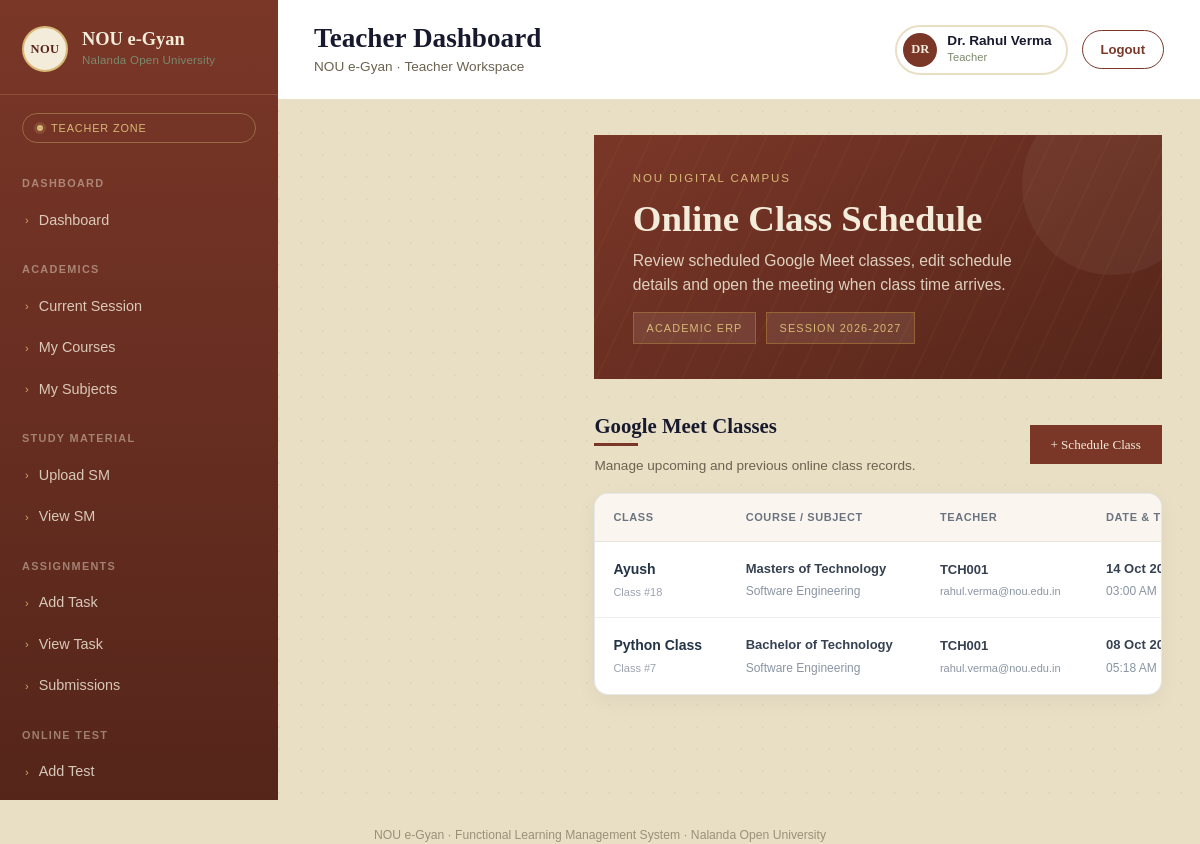
/teacher/classes/ (signed in), run on the app's committed database.
### myapp/models.py (models this page shows, shortened)
class AddTeacher(models.Model):
    user=models.OneToOneField(
        User,
        on_delete=models.CASCADE,
        related_name="Teacher"
    )
    id=models.IntegerField(primary_key=True,auto_created=True)
    employee_id=models.CharField(max_length=20,blank=None,null=True)
    teacher_name=models.CharField(max_length=50)
    email=models.EmailField(max_length=50,blank=None,null=True)
    mobile=models.CharField(max_length=13,blank=None,null=True)
    department=models.CharField(max_length=50,blank=None,null=True)
    designation=models.CharField(max_length=50,blank=None,null=True)
    username=models.CharField(max_length=50,blank=None,null=True)
    password=models.CharField(max_length=50,blank=None,null=True)
    status=models.CharField(max_length=20,blank=None,null=True)
    Dor=models.DateTimeField(null=True)
    Dou=models.DateTimeField(null=True)
    Dod=models.DateTimeField(null=True)

class GoogleMeeting(models.Model):
    class_title = models.CharField(max_length=200)
    course = models.CharField(max_length=100)
    subject = models.CharField(max_length=100)
    teacher = models.ForeignKey(
        User,
        on_delete=models.CASCADE
    )
    class_date = models.DateField()
    class_time = models.TimeField()
    duration = models.IntegerField()
    agenda = models.TextField(blank=True,null=True)
    meeting_url = models.URLField(blank=True,null=True)
    google_space_name = models.CharField(max_length=255,blank=True,null=True)
    status = models.CharField(max_length=20,default="scheduled")
    created_at = models.DateTimeField(auto_now_add=True)

### myapp/google_meet.py (the view)
# urls.py: path("teacher/classes/", views.teacher_meetings, name="teacher_classes"),
@login_required
def teacher_meetings(request):
    if not (request.user.is_superuser or hasattr(request.user, "Teacher")):
        return HttpResponseForbidden("Only teachers and superadmin can view this page.")
    meetings = GoogleMeeting.objects.all() if request.user.is_superuser else GoogleMeeting.objects.filter(teacher=request.user)
    meetings = _refresh_meeting_statuses(meetings)
    template = "superadmin/meeting_list.html" if request.user.is_superuser else "teacher/meeting_list.html"
    return render(request, template, {"meetings": meetings.order_by("-class_date", "-class_time")})

### myapp/google_meet.py (called while the page is built, shortened)
def _refresh_meeting_statuses(queryset):
    now = timezone.now()
    return queryset

### myapp/templates/teacher/meeting_list.html (shortened to what this page needs)
{% extends "teacher/base.html" %}
{% block content %}
<div class="main-content">
  <div class="hero">
    <div class="hero-top">
      <div>
        <div class="eyebrow">NOU DIGITAL CAMPUS</div>
        <h1>Online Class Schedule</h1>
        <div class="sub">Review scheduled Google Meet classes, edit schedule details and open the meeting when class time arrives.</div>
      </div>
      <div class="hero-badges">
        <div class="hero-badge">ACADEMIC ERP</div>
        <div class="hero-badge">SESSION 2026-2027</div>
      </div>
    </div>
  </div>
  <div class="list-head">
    <div>
      <h2>Google Meet Classes</h2>
      <div class="title-rule"></div>
      <div style="font-size:0.85rem;color:#6b6350;margin-top:0.6rem;">Manage upcoming and previous online class records.</div>
    </div>
    <button class="btn-add">+ Schedule Class</button>
  </div>
    <div class="meet-card">
        <div class="meet-table-wrapper">
            <table class="meet-table">
                <thead>
                    <tr>
                        <th>
                            Class
                        </th>
                        <th>
                            Course / Subject
                        </th>
                        <th>
                            Teacher
                        </th>
                        <th>
                            Date & Time
                        </th>
                    </tr>
                </thead>
                <tbody>
                    {% for meeting in meetings %}
                    <tr>
                        <td>
                            <span class="class-title">
                                {{ meeting.class_title }}
                            </span>
                            <span class="class-number">
                                Class #{{ meeting.id }}
                            </span>
                        </td>
                        <td>
                            <span class="course-name">
                                {{ meeting.course }}
                            </span>
                            <span class="subject-name">
                                {{ meeting.subject }}
                            </span>
                        </td>
                        <td>
                            <span class="teacher-name">
                                {% if meeting.teacher.get_full_name %}
                                    {{ meeting.teacher.get_full_name }}
                                {% else %}
                                    {{ meeting.teacher.username }}
                                {% endif %}
                            </span>
                            {% if meeting.teacher.email %}
                            <span class="teacher-email">
                                {{ meeting.teacher.email }}
                            </span>
                            {% endif %}
                        </td>
                        <td>
                            <span class="meeting-date">
                                {{ meeting.class_date|date:"d M Y" }}
                            </span>
                            <span class="meeting-time">
                                {{ meeting.class_time|time:"h:i A" }}
                            </span>
                        </td>
                    </tr>
                    {% endfor %}
                </tbody>
            </table>
        </div>
    </div>
</div>
</div>
</div>{% endblock content %}

### myapp/templates/teacher/includes/navbar.html (shortened to what this page needs)
<header class="topbar">
  <div style="display: flex; align-items: center; gap: 14px">
    <div>
      <h1 class="page-title">Teacher Dashboard</h1>
      <div class="page-sub">NOU e-Gyan · Teacher Workspace</div>
    </div>
  </div>
  <div class="topbar-right">
    <div class="profile-chip">
      <div class="profile-avatar">{{ request.user.Teacher.teacher_name|slice:":2"|upper }}</div>
      <div>
        <div class="profile-name">{{ request.user.Teacher.teacher_name }}</div>
        <div class="profile-role">Teacher</div>
      </div>
    </div>
    <a href="{% url "logout" %}"><button class="logout-btn">Logout</button></a>
  </div>
</header>

### myapp/static/css/teacher.css (style rules this page uses)
:root { --ink: #171A2E; --ink-soft: #262B48; --brick: #2E4A34; --brick-deep: #1D3323; --parchment: #F3ECDA; --parchment-2:#E9DFC5; --brass: #B8863B; --brass-soft: #D8B876; --sage: #8A9B7C; --ink-text: #2A2418; --font-display: 'Cinzel', serif; --font-body: 'Work Sans', sans-serif; --sidebar-w: 278px; --ok: #4F7A5C; --warn: #B8863B; padding-top: env(safe-area-inset-top, 0px); padding-bottom: env(safe-area-inset-bottom, 0px); }
* { box-sizing: border-box; }
html,body { height:100%; }
body { margin:0; font-family: var(--font-body); background: var(--parchment); color: var(--ink-text); -webkit-font-smoothing: antialiased; }
a { text-decoration:none; color:inherit; }
button { font-family: inherit; }
.topbar { display:flex; align-items:center; justify-content:space-between; gap:20px; padding: 22px clamp(20px, 3vw, 44px); border-bottom: 1px solid var(--parchment-2); background: #fff; position: sticky; top:0; z-index:5; padding-top: calc(22px + env(safe-area-inset-top, 0px)); }
.page-title { font-family: var(--font-display); font-weight:600; font-size: clamp(1.35rem, 2.4vw, 1.7rem); color: var(--ink); margin:0; }
.page-sub { font-size:0.85rem; color: #6B6250; margin-top:2px; }
.topbar-right { display:flex; align-items:center; gap:14px; }
.profile-chip { display:flex; align-items:center; gap:10px; padding: 6px 14px 6px 6px; border: 2px solid var(--parchment-2); border-radius: 999px; }
.profile-avatar { width:34px; height:34px; border-radius:50%; background: var(--brick); color: var(--parchment); display:flex; align-items:center; justify-content:center; font-family: var(--font-display); font-size:0.78rem; font-weight:700; }
.profile-name { font-size:0.85rem; font-weight:600; color: var(--ink); line-height:1.1; }
.profile-role { font-size:0.7rem; color: var(--sage); }
.logout-btn { border:1px solid var(--brick); color: var(--brick); background: transparent; padding: 9px 18px; border-radius: 999px; font-size:0.82rem; font-weight:600; cursor:pointer; transition: background .15s ease, color .15s ease; }

### data on the page
GoogleMeeting: class_title "Ayush", id "18", course "Masters of Technology", subject "Software Engineering", teacher.username "TCH001", teacher.email "rahul.verma@nou.edu.in", class_date "14 Oct…", class_time "03:00 AM"
GoogleMeeting: class_title "Python Class", id "7", course "Bachelor of Technology", subject "Software Engineering", teacher.username "TCH001", teacher.email "rahul.verma@nou.edu.in", class_date "08 Oct…", class_time "05:18 AM"

### other printed values
{{ request.user.Teacher.teacher_name|slice:":2"|upper }} "DR"
{{ request.user.Teacher.teacher_name }} "Dr. Rahul Verma"
